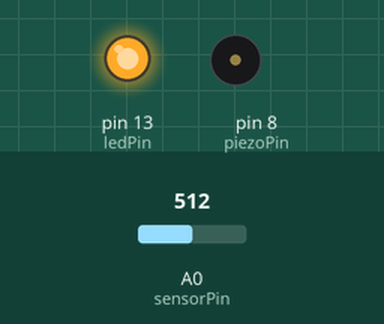
The sketch below on a simulated Arduino Uno, built with avr-gcc and run on an emulated ATmega328P. On the bench: output pins drawn as LEDs (lit = HIGH), buzzer (waves = sounding). The test bench sets the inputs (shaded band); at power-on: A0 (sensorPin) = 512.

Above: at 0.1 s.
At 5.1 s:
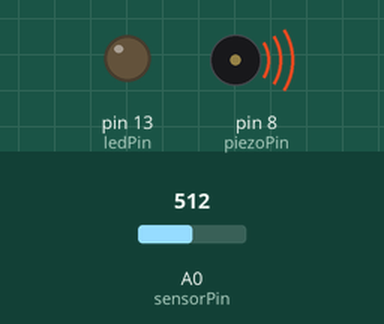
Timing chart, 0 to 6.6 s (numbered marks = the images above):
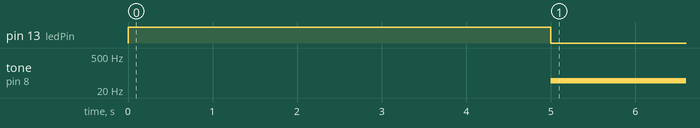

The sketch:

lightTheremin.ino
```cpp
int noteDuration = 20;

int piezoPin = 8;

int sensorPin = A0;
int sensorValue;
int sensorLow = 1023;
int sensorHigh = 0;

// Arduino UNO integrated led's pin
const int ledPin = 13;

void setup() {

  pinMode(ledPin, OUTPUT);
  digitalWrite(ledPin, HIGH);

  // Calibration
  while (millis() < 5000) {

    sensorValue = analogRead(sensorPin);

    if (sensorValue > sensorHigh) {

      sensorHigh = sensorValue;

    }

    if (sensorValue < sensorLow) {

      sensorLow = sensorValue;

    }

  }

  digitalWrite(ledPin, LOW);

}

void loop() {

  sensorValue = analogRead(sensorPin);

  int pitch = map(sensorValue, sensorLow, sensorHigh, 50, 4000);

  tone(piezoPin, pitch, noteDuration);

  delay(10);

}
```

Measured:
- by itself, tone on pin 8 (piezoPin): silent → 49 Hz at 5.0 s
